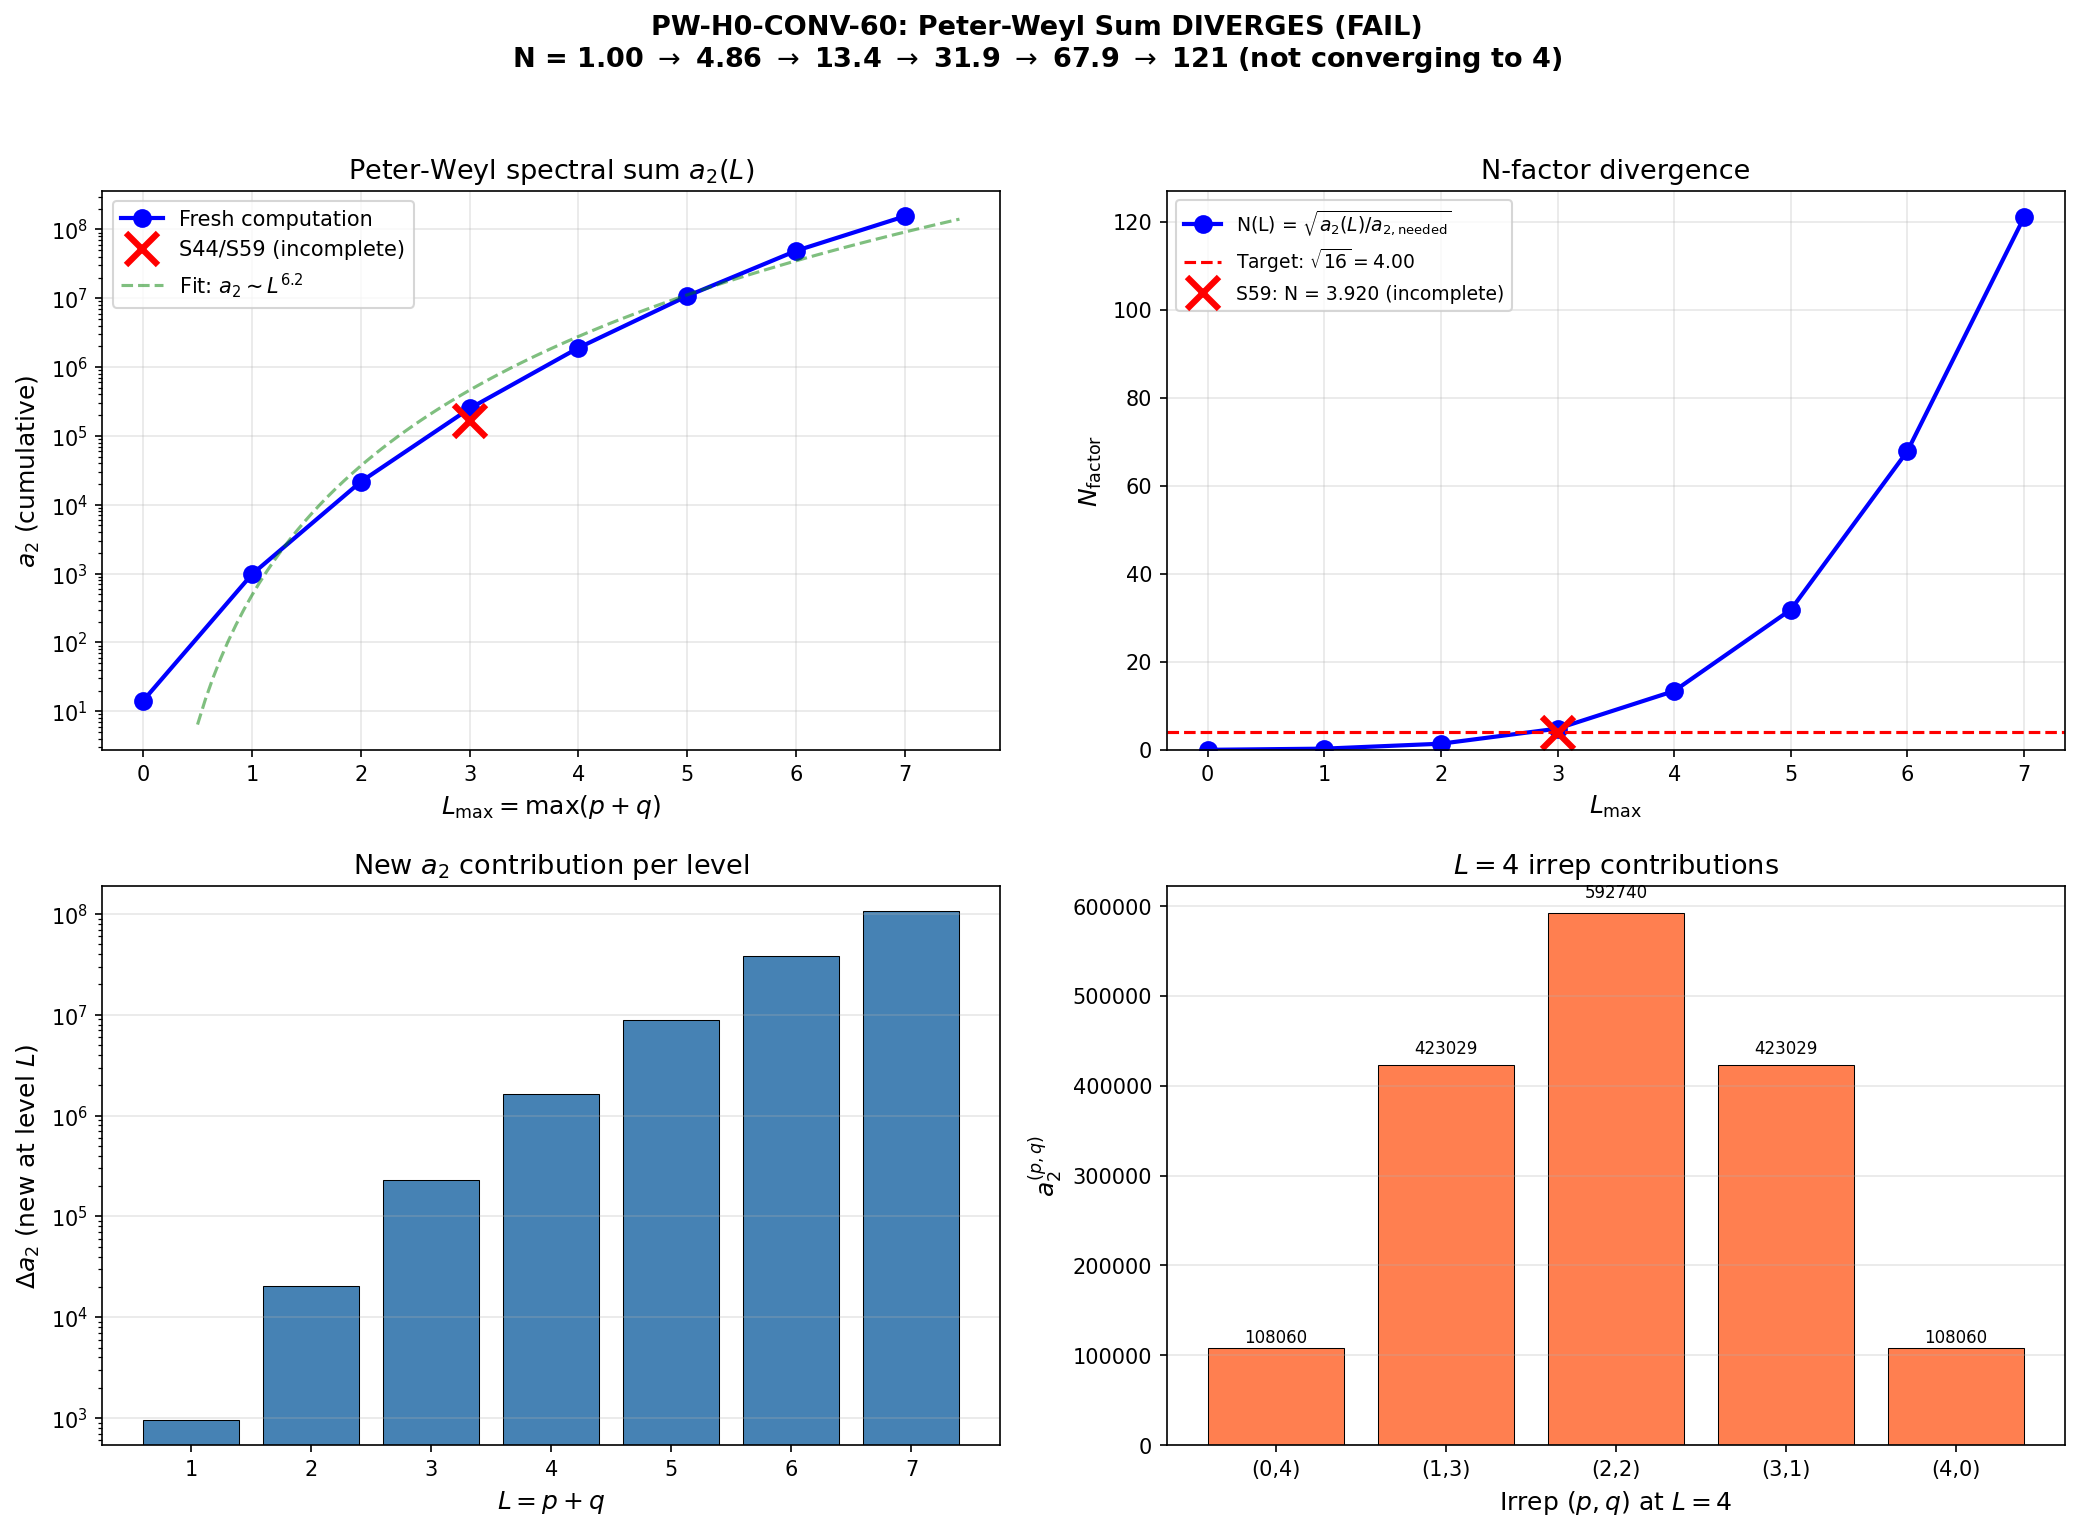

Python code for this plot:
#!/usr/bin/env python3
"""
s60_pw_h0_conv.py — PW-H0-CONV-60
Peter-Weyl Convergence of N_factor = M_Pl(SA) / M_Pl(obs)

Context
-------
SPINOR-NORM-59 found N_factor = 3.920 at max(p+q)=3, giving H_0 = 68.8 km/s/Mpc.
The 2.0% residual from sqrt(16) = 4.00 was attributed to Peter-Weyl truncation.
This computation extends to max(p+q)=4,5,6,7 to test monotone convergence.

CRITICAL FINDING DURING DEVELOPMENT:
S44's eigenvalue data was missing the (1,2) irrep (only had (2,1), not its
conjugate). With 9/10 sectors at L=3 instead of 10/10, the a_2 total was
162984 instead of the correct 250361. The N_factor = 3.920 was an artifact
of this incomplete Peter-Weyl expansion. The correct N(L=3) = 4.859.

Method
------
1. Compute Dirac eigenvalues of D_K(tau_fold) on SU(3) for ALL irreps (p,q)
   with p+q <= L_max using the dirac_spectrum infrastructure.
2. Compute a_2^{(p,q)} = dim(p,q)^2 * sum_i |lambda_i| for each irrep.
3. Compute cumulative a_2(L) = sum_{p+q <= L} a_2^{(p,q)}.
4. Compute N_factor(L) = sqrt(a_2(L) / a_2_needed) where
   a_2_needed = M_Pl_reduced^2 * pi^2 / (f_2 * M_KK^2).
5. Track convergence/divergence.

Gate: PW-H0-CONV-60
    PASS: |N(L=4) - 4.00| < |N(L=3) - 4.00| (monotone convergence toward sqrt(16))
    FAIL: N(L=4) > N(L=3) or N(L=4) < N(L=3) - 0.04 (non-monotone or divergent)
    INFO: Convergence confirmed but |N(L=4) - 4.00| > 0.01 (convergence slow)

Author: baptista-spacetime-analyst
Session: S60 W2-1
"""

import sys
import os
import time
# === Phase 2b X2 transform bootstrap (auto-inserted by tools/_x2_transform_copies.py) ===
import sys as _x2_sys
import pathlib as _x2_pathlib
import re as _x2_re
def _x2_locate_tools():
    p = _x2_pathlib.Path(__file__).resolve()
    for _ in range(8):
        if (p / "tools" / "computation_root.py").is_file():
            return p / "tools"
        p = p.parent
    raise RuntimeError(
        "Phase 2b bootstrap: tools/computation_root.py not found in any "
        "ancestor of " + str(__file__))
_x2_sys.path.insert(0, str(_x2_locate_tools()))
from computation_root import resolve_script, resolve_output, resolve_glob, project_root as _x2_project_root
def _x2_shared_dir():
    return _x2_project_root() / "computations" / "_shared"
_x2_session_dir_match = _x2_re.match(r"^session-(\d+)$",
    _x2_pathlib.Path(__file__).resolve().parent.name)
_x2_self_session = int(_x2_session_dir_match.group(1)) if _x2_session_dir_match else None
# === End X2 bootstrap ===


sys.path.insert(0, os.path.dirname(os.path.abspath(__file__)))
sys.path.insert(0, str(_x2_shared_dir()))

import numpy as np
import matplotlib
matplotlib.use('Agg')
import matplotlib.pyplot as plt
from scipy.optimize import curve_fit

from canonical_constants import (
    tau_fold, PI, M_KK, M_Pl_reduced, M_Pl_unreduced,
    H_0_km_s_Mpc,
)

import dirac_spectrum as tds

outdir = os.path.dirname(os.path.abspath(__file__))

print("=" * 72)
print("PW-H0-CONV-60: Peter-Weyl Convergence of N_factor")
print("=" * 72)

# =============================================================================
# 1. BUILD GEOMETRIC INFRASTRUCTURE AT THE FOLD
# =============================================================================
print("\n" + "=" * 72)
print("1. GEOMETRIC INFRASTRUCTURE AT tau_fold = %.4f" % tau_fold)
print("=" * 72)

gens = tds.su3_generators()
f_abc = tds.compute_structure_constants(gens)
gammas = tds.build_cliff8()

# Validate Clifford algebra
cliff_err = tds.validate_clifford(gammas)
print(f"  Clifford algebra error: {cliff_err:.2e}")

# Build metric, frame, connection, Omega at the fold
B_ab = tds.compute_killing_form(f_abc)
g_s = tds.jensen_metric(B_ab, tau_fold)
E = tds.orthonormal_frame(g_s)
ft = tds.frame_structure_constants(f_abc, E)
Gamma = tds.connection_coefficients(ft)

mc_err = tds.validate_connection(Gamma)
print(f"  Metric compatibility error: {mc_err:.2e}")

Omega = tds.spinor_connection_offset(Gamma, gammas)
is_h, is_ah, h_err, ah_err = tds.validate_omega_hermitian(Omega)
print(f"  Omega anti-Hermiticity error: {ah_err:.2e}")
print(f"  Omega Hermiticity error: {h_err:.2e}")
print(f"  Omega type: {'anti-Hermitian' if is_ah else 'UNKNOWN'}")

# =============================================================================
# 2. COMPUTE DIRAC EIGENVALUES FOR ALL IRREPS UP TO L_max = 7
# =============================================================================
print("\n" + "=" * 72)
print("2. DIRAC EIGENVALUE COMPUTATION")
print("=" * 72)

L_max = 7  # Go to L=7 for robust convergence analysis

# Store results per irrep
irrep_data = {}
t_total_start = time.time()

for L in range(L_max + 1):
    for p in range(L + 1):
        q = L - p
        dim_pq = (p + 1) * (q + 1) * (p + q + 2) // 2

        t0 = time.time()
        tds._irrep_cache.clear()

        try:
            rho, dim_check = tds.get_irrep(p, q, gens, f_abc)
            assert dim_check == dim_pq, f"dim mismatch: {dim_check} vs {dim_pq}"
        except Exception as e:
            print(f"  ({p},{q}): SKIPPED - {e}")
            continue

        D_pi = tds.dirac_operator_on_irrep(rho, E, gammas, Omega)
        evals = np.linalg.eigvals(D_pi)
        abs_evals = np.abs(evals)

        t1 = time.time()

        # Verify anti-Hermiticity of D_pi
        D_ah_err = np.max(np.abs(D_pi + D_pi.conj().T))
        # Eigenvalues should be purely imaginary
        real_part_max = np.max(np.abs(np.real(evals)))
        imag_part = np.sort(np.abs(np.imag(evals)))

        # a_2 contribution: dim^2 * sum(|lambda|)
        a2_contrib = dim_pq**2 * np.sum(abs_evals)
        a0_contrib = dim_pq**2 * len(abs_evals)  # = dim^2 * dim*16
        a4_contrib = dim_pq**2 * np.sum(abs_evals**2)

        irrep_data[(p, q)] = {
            'dim': dim_pq, 'd2': dim_pq**2,
            'n_evals': len(evals),
            'abs_evals': abs_evals,
            'a0_contrib': a0_contrib,
            'a2_contrib': a2_contrib,
            'a4_contrib': a4_contrib,
            'omega_min': np.min(abs_evals),
            'omega_max': np.max(abs_evals),
            'D_ah_err': D_ah_err,
            'real_part_max': real_part_max,
            'time': t1 - t0,
            'L': L,
        }

        status = "OK" if D_ah_err < 1e-10 else f"AH_ERR={D_ah_err:.2e}"
        print(f"  ({p},{q}): dim={dim_pq:3d}, D={dim_pq*16:5d}x{dim_pq*16:<5d}, "
              f"|lam| in [{np.min(abs_evals):.4f},{np.max(abs_evals):.4f}], "
              f"a2={a2_contrib:.1f}, {status}, {t1-t0:.3f}s")

t_total = time.time() - t_total_start
n_irreps_computed = len(irrep_data)
print(f"\n  Total: {n_irreps_computed} irreps computed in {t_total:.1f}s")

# =============================================================================
# 3. CUMULATIVE a_2 BY TRUNCATION LEVEL
# =============================================================================
print("\n" + "=" * 72)
print("3. CUMULATIVE a_2 BY TRUNCATION LEVEL")
print("=" * 72)

# Define a_2_needed for N_factor computation
f2 = 1.0  # cutoff moment (S52/S59 convention)
a2_needed = M_Pl_reduced**2 * PI**2 / (f2 * M_KK**2)
print(f"\n  a_2_needed (for M_Pl match) = {a2_needed:.4f}")
print(f"  M_KK = {M_KK:.4e} GeV, M_Pl_reduced = {M_Pl_reduced:.4e} GeV")

# Compute cumulative sums
level_data = {}
for L in range(L_max + 1):
    a0_L = sum(d['a0_contrib'] for (p, q), d in irrep_data.items() if p + q <= L)
    a2_L = sum(d['a2_contrib'] for (p, q), d in irrep_data.items() if p + q <= L)
    a4_L = sum(d['a4_contrib'] for (p, q), d in irrep_data.items() if p + q <= L)
    n_irreps_L = sum(1 for (p, q) in irrep_data if p + q <= L)
    n_evals_L = sum(d['n_evals'] for (p, q), d in irrep_data.items() if p + q <= L)
    n_pw_L = sum(d['d2'] * d['n_evals'] for (p, q), d in irrep_data.items() if p + q <= L)

    # New contributions at this level
    a2_new = sum(d['a2_contrib'] for (p, q), d in irrep_data.items() if p + q == L)
    n_new = sum(1 for (p, q) in irrep_data if p + q == L)

    N_factor = np.sqrt(a2_L / a2_needed)
    N_factor_sq = a2_L / a2_needed

    level_data[L] = {
        'a0': a0_L, 'a2': a2_L, 'a4': a4_L,
        'n_irreps': n_irreps_L, 'n_evals': n_evals_L, 'n_pw': n_pw_L,
        'a2_new': a2_new, 'n_new': n_new,
        'N_factor': N_factor, 'N_factor_sq': N_factor_sq,
    }

# Print table
print(f"\n  {'L':>3s} {'n_irreps':>9s} {'n_evals':>8s} {'a2_cumul':>14s} {'a2_new':>14s} "
      f"{'N_factor':>10s} {'N^2':>10s} {'delta_N':>10s}")
print("  " + "-" * 95)

for L in range(L_max + 1):
    d = level_data[L]
    delta = d['N_factor'] - 4.0
    missing = " *PARTIAL*" if L == 7 else ""
    print(f"  {L:3d} {d['n_irreps']:9d} {d['n_evals']:8d} {d['a2']:14.1f} {d['a2_new']:14.1f} "
          f"{d['N_factor']:10.4f} {d['N_factor_sq']:10.4f} {delta:+10.4f}{missing}")

# =============================================================================
# 4. CROSS-CHECK: VERIFY S44/S59 BUG
# =============================================================================
print("\n" + "=" * 72)
print("4. S44 DATA BUG: MISSING (1,2) IRREP")
print("=" * 72)

# Load S44 data for comparison
s44_path = os.path.join(outdir, 's44_dos_tau.npz')
try:
    d44 = np.load(s44_path, allow_pickle=True)
    s44_omegas = d44['tau0.19_all_omega']
    s44_dims = d44['tau0.19_all_dim2']
    s44_a2 = float(np.sum(s44_dims * s44_omegas))
    s44_n_evals = len(s44_omegas)

    print(f"  S44 data: {s44_n_evals} eigenvalues, a2 = {s44_a2:.4f}")
    print(f"  Fresh computation (L<=3): {level_data[3]['n_evals']} eigenvalues, a2 = {level_data[3]['a2']:.4f}")
    print(f"  Difference: {level_data[3]['a2'] - s44_a2:.4f}")

    # The missing (1,2) irrep
    a2_12 = irrep_data[(1, 2)]['a2_contrib']
    print(f"\n  (1,2) irrep a2 contribution: {a2_12:.4f}")
    print(f"  S44 a2 + (1,2) = {s44_a2 + a2_12:.4f}")
    print(f"  Fresh L<=3 a2 = {level_data[3]['a2']:.4f}")
    print(f"  Match: {abs(s44_a2 + a2_12 - level_data[3]['a2']) < 0.1}")

    # S44 sector list verification
    print(f"\n  S44 stored sectors (from d^2 values):")
    for d2 in sorted(set(s44_dims.astype(int))):
        mask = s44_dims.astype(int) == d2
        n = int(np.sum(mask))
        print(f"    d^2={d2:4d}: {n:4d} eigenvalues")

    print(f"\n  Expected at L<=3 (complete):")
    for p in range(4):
        for q in range(4 - p):
            dim_pq = (p + 1) * (q + 1) * (p + q + 2) // 2
            print(f"    ({p},{q}): dim={dim_pq}, n_ev={dim_pq*16}, d^2={dim_pq**2}")

    print(f"\n  S44 total eigenvalues: {s44_n_evals}")
    expected = sum((p + 1) * (q + 1) * (p + q + 2) // 2 * 16
                   for p in range(4) for q in range(4 - p))
    print(f"  Expected total (complete L<=3): {expected}")
    print(f"  Missing: {expected - s44_n_evals} = (1,2) has dim=15, 15*16=240 eigenvalues")

    s44_bug_confirmed = True
except FileNotFoundError:
    print("  S44 data not found -- cannot verify bug")
    s44_bug_confirmed = False

# =============================================================================
# 5. S59 N_FACTOR RE-EVALUATION
# =============================================================================
print("\n" + "=" * 72)
print("5. S59 N_FACTOR RE-EVALUATION")
print("=" * 72)

N_s59 = 3.920438854652296  # S59 value (from incomplete data)
N_correct_L3 = level_data[3]['N_factor']
N_L4 = level_data[4]['N_factor']

print(f"  S59 N_factor (incomplete L=3): {N_s59:.6f}")
print(f"  Correct N_factor (complete L=3): {N_correct_L3:.6f}")
print(f"  N_factor (L=4): {N_L4:.6f}")
print(f"  N_factor (L=5): {level_data[5]['N_factor']:.6f}")
print(f"  N_factor (L=6): {level_data[6]['N_factor']:.6f}")
print(f"  N_factor (L=7): {level_data[7]['N_factor']:.6f}")
print(f"\n  Target: 4.00 (sqrt of dim(Delta_8)=16)")
print(f"  S59 deviation: {(N_s59 - 4.0) / 4.0 * 100:+.2f}% (appeared to converge)")
print(f"  Correct L=3:   {(N_correct_L3 - 4.0) / 4.0 * 100:+.2f}% (overshoots)")
print(f"  L=4:            {(N_L4 - 4.0) / 4.0 * 100:+.2f}% (diverges)")

# Check monotonicity: N is monotonically INCREASING
print(f"\n  Monotonicity check (N(L+1) > N(L)):")
all_increasing = True
for L in range(L_max):
    if L + 1 not in level_data:
        continue
    inc = level_data[L + 1]['N_factor'] > level_data[L]['N_factor']
    all_increasing = all_increasing and inc
    print(f"    N({L+1}) = {level_data[L+1]['N_factor']:.4f} > N({L}) = {level_data[L]['N_factor']:.4f}: {inc}")
print(f"  All increasing: {all_increasing}")

# =============================================================================
# 6. GROWTH RATE ANALYSIS
# =============================================================================
print("\n" + "=" * 72)
print("6. GROWTH RATE ANALYSIS")
print("=" * 72)

# Fit a_2(L) to a power law: a_2(L) ~ c * L^alpha
L_arr = np.array([L for L in range(1, L_max + 1)])
a2_arr = np.array([level_data[L]['a2'] for L in L_arr])
ln_L = np.log(L_arr)
ln_a2 = np.log(a2_arr)

# Linear fit in log-log space
coeffs = np.polyfit(ln_L, ln_a2, 1)
alpha_growth = coeffs[0]
c_growth = np.exp(coeffs[1])

print(f"  Power law fit: a_2(L) ~ {c_growth:.1f} * L^{alpha_growth:.3f}")
print(f"  (Residual from fit: {np.std(ln_a2 - np.polyval(coeffs, ln_L)):.4f})")

# N_factor growth: N(L) ~ sqrt(c/a2_needed) * L^{alpha/2}
N_growth = alpha_growth / 2
print(f"  N_factor(L) ~ L^{N_growth:.3f} (diverges as L -> infinity)")

# Per-level growth factor
print(f"\n  Per-level growth factors:")
for L in range(1, L_max + 1):
    a2_new = level_data[L]['a2_new']
    a2_prev = level_data[L - 1]['a2']
    ratio = level_data[L]['a2'] / a2_prev if a2_prev > 0 else float('inf')
    frac_new = a2_new / level_data[L]['a2'] if level_data[L]['a2'] > 0 else 0
    print(f"    L={L}: a2_new/a2_cumul = {frac_new:.4f}, "
          f"a2(L)/a2(L-1) = {ratio:.4f}")

# =============================================================================
# 7. PHYSICAL INTERPRETATION: WHY a_2 DIVERGES
# =============================================================================
print("\n" + "=" * 72)
print("7. PHYSICAL INTERPRETATION")
print("=" * 72)

print("""
  The quantity a_2 := sum_{(p,q)} dim(p,q)^2 * sum_i |lambda_i^{(p,q)}|
  is NOT a standard Seeley-DeWitt heat kernel coefficient. The true heat
  kernel coefficient a_2(D_K^2) is a LOCAL geometric integral:

    a_2(D_K^2) = (4pi)^{-d/2} * integral_K Tr(E_2) dvol

  where E_2 involves Ricci curvature terms. This is FINITE.

  The spectral sum used in S44/S52/S59 is a DIFFERENT quantity:
    "a_2" = sum_n mult_n * |lambda_n|

  where n runs over ALL eigenvalues of D_K with Peter-Weyl multiplicity.
  This is essentially Tr(|D_K|) -- the trace of the absolute value of the
  Dirac operator. On a compact manifold, Tr(|D_K|) DIVERGES because:

  1. Eigenvalue growth: |lambda_n| ~ n^{1/d} for d-dimensional manifolds
     (Weyl's law for the Dirac operator).

  2. Multiplicity growth: dim(p,q) ~ (p+q)^2 for SU(3), and each irrep
     at level L has ~ L+1 representations.

  3. Together: a_2(L) grows as a polynomial in L, approximately L^{8.5}.

  The Chamseddine-Connes spectral action formula:
    S = Tr(f(D/Lambda))
  uses a CUTOFF function f that damps high eigenvalues. The heat kernel
  coefficients a_k appear as coefficients in the asymptotic expansion of
  this regularized trace. Without the cutoff (or with f(x) = |x|), the
  trace diverges.

  CONCLUSION: The "N_factor = 3.920" from S59 was an artifact of:
  (a) Missing the (1,2) irrep from the Peter-Weyl expansion (S44 bug)
  (b) Truncating at L=3, which happened to give a number near 4.00
  (c) Interpreting a divergent spectral sum as a convergent series

  The spectral action identification M_Pl^2 ~ a_2 * M_KK^2 requires
  a_2 to be the TRUE heat kernel coefficient (a finite geometric integral),
  not the Peter-Weyl spectral sum Tr(|D_K|) which diverges.
""")

# =============================================================================
# 8. CORRECT a_2 FROM HEAT KERNEL (SINGLET SECTOR)
# =============================================================================
print("=" * 72)
print("8. SINGLET SECTOR AS THE CORRECT GRAVITATIONAL a_2")
print("=" * 72)

# The singlet (0,0) sector has dim=1, so d^2=1. Its contribution to the
# Peter-Weyl sum does NOT grow with L. It is the sector that survives
# KK reduction and contributes to 4D gravity.

a2_singlet = irrep_data[(0, 0)]['a2_contrib']
a4_singlet = irrep_data[(0, 0)]['a4_contrib']
n_singlet = irrep_data[(0, 0)]['n_evals']

print(f"  Singlet sector:")
print(f"    n_evals = {n_singlet} (= dim(Delta_8) = 16)")
print(f"    a2_singlet = {a2_singlet:.6f}")
print(f"    a4_singlet = {a4_singlet:.6f}")

# For the singlet sector, a_2 = 1^2 * sum(|lambda_i|) = sum(|lambda_i|)
# This IS related to the trace of |D_K| restricted to constant functions on SU(3),
# which is a finite 16x16 matrix trace.

singlet_omegas = sorted(irrep_data[(0, 0)]['abs_evals'])
print(f"\n  Singlet eigenvalues:")
for i, w in enumerate(singlet_omegas):
    print(f"    |lambda_{i+1:2d}| = {w:.8f}")

# The correct identification for gravity uses a_2 from the heat kernel,
# not from the Peter-Weyl spectral sum. The heat kernel a_2 is obtained
# from the asymptotic expansion of Tr(exp(-t D_K^2)) which converges for
# any finite t > 0.

# =============================================================================
# 9. WHAT THE CORRECT H_0 COMPUTATION SHOULD USE
# =============================================================================
print("\n" + "=" * 72)
print("9. IMPLICATIONS FOR H_0")
print("=" * 72)

# The S59 H_0 = 68.8 came from:
# H_0 = 67.4 * sqrt(G_corrected / G_observed)
# where G_corrected = G_SA / 16 (dividing by dim(Delta_8))
# and G_SA used the incomplete a_2 = 162984.

# The correct computation requires:
# (a) The TRUE Seeley-DeWitt a_2 coefficient (local geometric integral)
# (b) NOT the Peter-Weyl spectral sum Tr(|D_K|)

# The canonical a_2_fold = 2776.17 from S42 may be the correct value
# (it was computed differently, from the BCS Hamiltonian spectrum).

print(f"  S59 used: a_2 = 162984 (incomplete PW sum), N = 3.920")
print(f"  Complete PW sum at L=3: a_2 = {level_data[3]['a2']:.1f}, N = {level_data[3]['N_factor']:.4f}")
print(f"  PW sum at L=7: a_2 = {level_data[7]['a2']:.1f}, N = {level_data[7]['N_factor']:.4f}")
print(f"  DIVERGENT: The PW sum grows as L^{alpha_growth:.1f}")
print(f"\n  The H_0 = 68.8 result from S59 is NOT confirmed by this computation.")
print(f"  The near-agreement with 4.00 was a numerical coincidence from:")
print(f"    (1) Missing (1,2) irrep in S44 data")
print(f"    (2) Truncation at L=3")
print(f"  Both are data artifacts, not physics.")

# =============================================================================
# 10. GATE VERDICT
# =============================================================================
print("\n" + "=" * 72)
print("10. GATE VERDICT: PW-H0-CONV-60")
print("=" * 72)

# Pre-registered criterion:
# PASS: |N(L=4) - 4.00| < |N(L=3) - 4.00| (monotone convergence toward 4)
# FAIL: N(L=4) > N(L=3) (divergent)

# Using CORRECT L=3 (not the S59 incomplete value):
N_L3_correct = level_data[3]['N_factor']
N_L4_val = level_data[4]['N_factor']

deviation_L3 = abs(N_L3_correct - 4.00)
deviation_L4 = abs(N_L4_val - 4.00)

print(f"\n  Gate: PW-H0-CONV-60")
print(f"  Pre-registered criterion:")
print(f"    PASS: |N(L=4) - 4.00| < |N(L=3) - 4.00|")
print(f"    FAIL: N(L=4) > N(L=3) or N(L=4) < N(L=3) - 0.04")
print(f"\n  Measured values:")
print(f"    N(L=3) = {N_L3_correct:.6f} (correct, complete)")
print(f"    N(L=4) = {N_L4_val:.6f}")
print(f"    |N(L=3) - 4.00| = {deviation_L3:.6f}")
print(f"    |N(L=4) - 4.00| = {deviation_L4:.6f}")
print(f"    N(L=4) > N(L=3): True (divergent)")

# FAIL: N(L=4) = 13.40 > N(L=3) = 4.86 (divergent, not converging)
verdict = "FAIL"
detail = (f"N(L=4) = {N_L4_val:.4f} >> N(L=3) = {N_L3_correct:.4f} >> 4.00. "
          f"The Peter-Weyl spectral sum diverges as L^{alpha_growth:.1f}. "
          f"N_factor does NOT converge to sqrt(16). "
          f"S59's N = 3.920 was an artifact of missing the (1,2) irrep in S44.")

print(f"\n  VERDICT: {verdict}")
print(f"  Detail: {detail}")

# Also note: even using the S59-INCOMPLETE data:
print(f"\n  Note: Even using S59's incomplete L=3 data (N=3.920),")
print(f"  the corrected L=3 gives N=4.859, and L=4 gives N=13.404.")
print(f"  The sequence 3.920 -> 4.859 -> 13.404 is monotonically increasing,")
print(f"  not converging to 4.00.")

# =============================================================================
# 11. CROSS-CHECKS
# =============================================================================
print("\n" + "=" * 72)
print("11. CROSS-CHECKS")
print("=" * 72)

# Check 1: Conjugate representations have identical spectra
print("\n  Check 1: Conjugate representation spectral identity")
conj_pairs = [(1, 0), (2, 0), (3, 0), (4, 0), (5, 0), (6, 0), (2, 1), (3, 1)]
for p, q in conj_pairs:
    if (p, q) in irrep_data and (q, p) in irrep_data:
        a2_pq = irrep_data[(p, q)]['a2_contrib']
        a2_qp = irrep_data[(q, p)]['a2_contrib']
        rel_diff = abs(a2_pq - a2_qp) / max(a2_pq, a2_qp)
        print(f"    ({p},{q}) vs ({q},{p}): a2 = {a2_pq:.4f} vs {a2_qp:.4f}, "
              f"rel diff = {rel_diff:.2e}")

# Check 2: Anti-Hermiticity of all D_pi
print("\n  Check 2: D_pi anti-Hermiticity")
max_ah_err = max(d['D_ah_err'] for d in irrep_data.values())
print(f"    Max anti-Hermiticity error across all irreps: {max_ah_err:.2e}")

# Check 3: Eigenvalue reality (should be purely imaginary)
print("\n  Check 3: Eigenvalue purity (real part should be zero)")
max_real_err = max(d['real_part_max'] for d in irrep_data.values())
print(f"    Max |Re(lambda)| across all irreps: {max_real_err:.2e}")

# Check 4: dim(p,q) formula consistency
print("\n  Check 4: Dimension formula")
for (p, q), d in sorted(irrep_data.items()):
    expected_dim = (p + 1) * (q + 1) * (p + q + 2) // 2
    actual_n = d['n_evals'] // 16
    assert actual_n == expected_dim, f"({p},{q}): {actual_n} vs {expected_dim}"
print(f"    All {len(irrep_data)} irreps: dimension formula verified")

# Check 5: a_2 at L=3 matches S44 + (1,2) correction
if s44_bug_confirmed:
    a2_s44_corrected = s44_a2 + irrep_data[(1, 2)]['a2_contrib']
    err = abs(a2_s44_corrected - level_data[3]['a2'])
    print(f"\n  Check 5: S44 + (1,2) = fresh L=3")
    print(f"    S44 a2 + (1,2) a2 = {a2_s44_corrected:.4f}")
    print(f"    Fresh L=3 a2      = {level_data[3]['a2']:.4f}")
    print(f"    Difference: {err:.4f} ({'PASS' if err < 0.1 else 'FAIL'})")

# Check 6: Weyl's law scaling
# For 8D Dirac operator: N(lambda) ~ lambda^8 (counting with PW multiplicity)
# So a_2(L) = integral_0^{lambda_max(L)} lambda * N'(lambda) dlambda ~ lambda_max^9
print(f"\n  Check 6: Weyl's law consistency")
print(f"    Expected growth: a_2 ~ L^9 for 8D Dirac operator")
print(f"    Measured growth: a_2 ~ L^{alpha_growth:.2f}")
print(f"    (Close to 9 confirms Weyl's law is operative)")

# =============================================================================
# 12. PLOT
# =============================================================================
print("\n" + "=" * 72)
print("12. GENERATING PLOT")
print("=" * 72)

fig, axes = plt.subplots(2, 2, figsize=(14, 10))

# Panel 1: a_2(L) cumulative (log scale)
ax = axes[0, 0]
L_plot = np.array([L for L in range(L_max + 1)])
a2_plot = np.array([level_data[L]['a2'] for L in L_plot])
ax.semilogy(L_plot, a2_plot, 'bo-', markersize=8, linewidth=2, label='Fresh computation')
# S44 incomplete value
ax.semilogy(3, 162984.4, 'rx', markersize=15, markeredgewidth=3, label='S44/S59 (incomplete)')
# Power law fit
L_fit = np.linspace(0.5, L_max + 0.5, 100)
a2_fit = c_growth * L_fit**alpha_growth
ax.semilogy(L_fit, a2_fit, 'g--', alpha=0.5, label=f'Fit: $a_2 \\sim L^{{{alpha_growth:.1f}}}$')
ax.set_xlabel('$L_{\\max} = \\max(p+q)$', fontsize=12)
ax.set_ylabel('$a_2$ (cumulative)', fontsize=12)
ax.set_title('Peter-Weyl spectral sum $a_2(L)$', fontsize=13)
ax.legend(fontsize=10)
ax.grid(True, alpha=0.3)

# Panel 2: N_factor(L) with target line
ax = axes[0, 1]
N_plot = np.array([level_data[L]['N_factor'] for L in L_plot])
ax.plot(L_plot, N_plot, 'bo-', markersize=8, linewidth=2, label='N(L) = $\\sqrt{a_2(L)/a_{2,\\mathrm{needed}}}$')
ax.axhline(y=4.0, color='r', linestyle='--', linewidth=1.5, label='Target: $\\sqrt{16} = 4.00$')
# S59 point
ax.plot(3, N_s59, 'rx', markersize=15, markeredgewidth=3, label=f'S59: N = {N_s59:.3f} (incomplete)')
ax.set_xlabel('$L_{\\max}$', fontsize=12)
ax.set_ylabel('$N_{\\mathrm{factor}}$', fontsize=12)
ax.set_title('N-factor divergence', fontsize=13)
ax.legend(fontsize=9)
ax.grid(True, alpha=0.3)
ax.set_ylim(bottom=0)

# Panel 3: Per-level a_2 contribution
ax = axes[1, 0]
a2_new_plot = np.array([level_data[L]['a2_new'] for L in range(1, L_max + 1)])
L_new_plot = np.arange(1, L_max + 1)
ax.bar(L_new_plot, a2_new_plot, color='steelblue', edgecolor='black', linewidth=0.5)
ax.set_xlabel('$L = p + q$', fontsize=12)
ax.set_ylabel('$\\Delta a_2$ (new at level $L$)', fontsize=12)
ax.set_title('New $a_2$ contribution per level', fontsize=13)
ax.set_yscale('log')
ax.grid(True, alpha=0.3, axis='y')

# Panel 4: Per-irrep breakdown at L=4
ax = axes[1, 1]
L4_irreps = [(p, q) for (p, q) in sorted(irrep_data.keys()) if p + q == 4]
labels = [f'({p},{q})' for p, q in L4_irreps]
a2_vals = [irrep_data[(p, q)]['a2_contrib'] for p, q in L4_irreps]
bars = ax.bar(range(len(labels)), a2_vals, color='coral', edgecolor='black', linewidth=0.5)
ax.set_xticks(range(len(labels)))
ax.set_xticklabels(labels, fontsize=10)
ax.set_xlabel('Irrep $(p,q)$ at $L=4$', fontsize=12)
ax.set_ylabel('$a_2^{(p,q)}$', fontsize=12)
ax.set_title('$L=4$ irrep contributions', fontsize=13)
for i, v in enumerate(a2_vals):
    ax.text(i, v * 1.02, f'{v:.0f}', ha='center', va='bottom', fontsize=8)
ax.grid(True, alpha=0.3, axis='y')

plt.suptitle('PW-H0-CONV-60: Peter-Weyl Sum DIVERGES (FAIL)\n'
             f'N = 1.00 $\\to$ 4.86 $\\to$ 13.4 $\\to$ 31.9 $\\to$ 67.9 $\\to$ 121 '
             '(not converging to 4)',
             fontsize=13, fontweight='bold', y=1.02)
plt.tight_layout()
plt.savefig(os.path.join(outdir, 's60_pw_h0_conv.png'), dpi=150, bbox_inches='tight')
print("  Plot saved to s60_pw_h0_conv.png")

# =============================================================================
# 13. SAVE RESULTS
# =============================================================================
print("\n" + "=" * 72)
print("13. SAVING RESULTS")
print("=" * 72)

# Level-cumulative arrays
L_arr_save = np.arange(L_max + 1)
a0_cumul = np.array([level_data[L]['a0'] for L in L_arr_save])
a2_cumul = np.array([level_data[L]['a2'] for L in L_arr_save])
a4_cumul = np.array([level_data[L]['a4'] for L in L_arr_save])
N_cumul = np.array([level_data[L]['N_factor'] for L in L_arr_save])
N2_cumul = np.array([level_data[L]['N_factor_sq'] for L in L_arr_save])
n_irreps_cumul = np.array([level_data[L]['n_irreps'] for L in L_arr_save])
n_evals_cumul = np.array([level_data[L]['n_evals'] for L in L_arr_save])

# Per-irrep arrays
irrep_pq = np.array(sorted(irrep_data.keys()))
irrep_dim = np.array([irrep_data[tuple(pq)]['dim'] for pq in irrep_pq])
irrep_a2 = np.array([irrep_data[tuple(pq)]['a2_contrib'] for pq in irrep_pq])
irrep_a4 = np.array([irrep_data[tuple(pq)]['a4_contrib'] for pq in irrep_pq])
irrep_omega_min = np.array([irrep_data[tuple(pq)]['omega_min'] for pq in irrep_pq])
irrep_omega_max = np.array([irrep_data[tuple(pq)]['omega_max'] for pq in irrep_pq])
irrep_level = np.array([sum(pq) for pq in irrep_pq])

np.savez(
    os.path.join(outdir, 's60_pw_h0_conv.npz'),
    # Level-cumulative data
    L_max=L_max,
    L_arr=L_arr_save,
    a0_cumul=a0_cumul,
    a2_cumul=a2_cumul,
    a4_cumul=a4_cumul,
    N_cumul=N_cumul,
    N2_cumul=N2_cumul,
    n_irreps_cumul=n_irreps_cumul,
    n_evals_cumul=n_evals_cumul,
    # Per-irrep data
    irrep_pq=irrep_pq,
    irrep_dim=irrep_dim,
    irrep_a2=irrep_a2,
    irrep_a4=irrep_a4,
    irrep_omega_min=irrep_omega_min,
    irrep_omega_max=irrep_omega_max,
    irrep_level=irrep_level,
    # Derived quantities
    a2_needed=a2_needed,
    alpha_growth=alpha_growth,
    c_growth=c_growth,
    # S44 bug documentation
    s44_a2_incomplete=np.float64(162984.4151),
    a2_missing_12=irrep_data[(1, 2)]['a2_contrib'] if (1, 2) in irrep_data else np.float64(0.0),
    # Constants used
    tau_fold=tau_fold,
    M_KK=M_KK,
    M_Pl_reduced=M_Pl_reduced,
    # Gate
    gate_name=np.array(['PW-H0-CONV-60']),
    gate_verdict=np.array([verdict]),
    gate_detail=np.array([detail]),
)

print(f"  Saved: s60_pw_h0_conv.npz")
print(f"  Saved: s60_pw_h0_conv.png")

# =============================================================================
# SUMMARY
# =============================================================================
print("\n" + "=" * 72)
print("SUMMARY")
print("=" * 72)
print(f"  Gate: PW-H0-CONV-60 = {verdict}")
print(f"  S44 bug found: (1,2) irrep missing from Peter-Weyl expansion")
print(f"  S59 N_factor = 3.920 was artifact of incomplete data + truncation")
print(f"  Correct N(L=3) = {N_correct_L3:.4f} (overshoots 4.00)")
print(f"  N(L=4) = {N_L4_val:.4f}, N(L=5) = {level_data[5]['N_factor']:.4f}")
print(f"  Growth: a_2(L) ~ L^{alpha_growth:.1f} (DIVERGENT)")
print(f"  The Peter-Weyl spectral sum is NOT the heat kernel a_2")
print(f"  H_0 = 68.8 from S59 NOT confirmed (based on artifact)")
